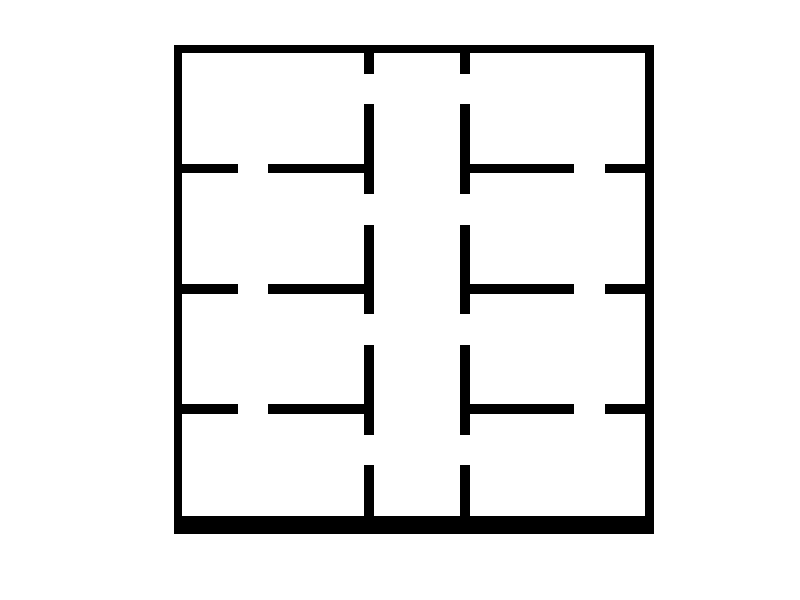
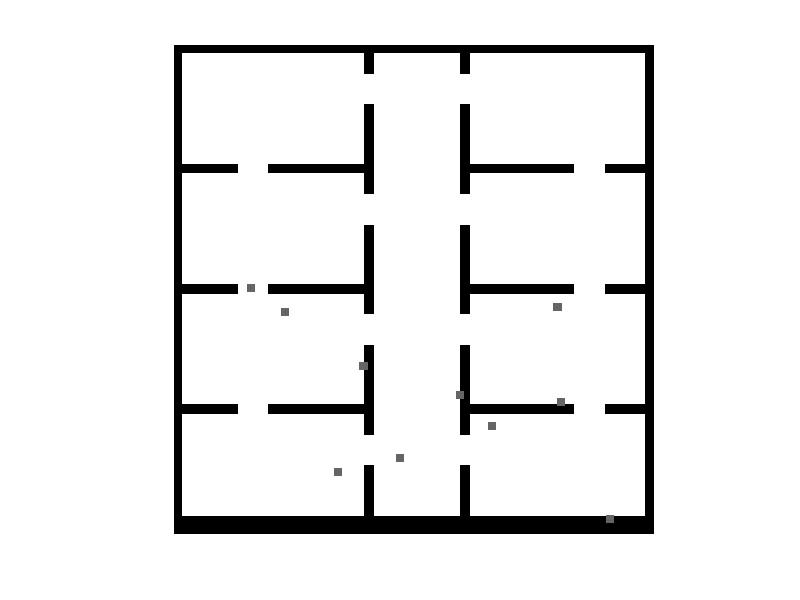

MATLAB code to generate these figures, in order:
w = 300;
h = 300;
room_h = h/4;
door_size = room_h/4;
Map = ones(h, w);
wall_w = 5;

% make border around map
Map(1:h, 1:wall_w) = 0;
Map(1:h, h-wall_w:w) = 0;
Map(1:wall_w, 1:w) = 0;
Map(h-wall_w:h, 1:w) = 0;

% vertical wall
leftcorridor_x = 120;
rightcorridor_x = 180;

% corridor
Map(1:h, leftcorridor_x:leftcorridor_x+wall_w) = 0;
Map(1:h, rightcorridor_x:rightcorridor_x+wall_w) = 0;

% horizontal walls
for i = 1:4
    % left room
    Map(room_h*i:room_h*i+wall_w, 1:leftcorridor_x) = 0;
    % left room vertical door
    Map(room_h*i - (room_h/2) - door_size: room_h*i - (room_h/2),...
        leftcorridor_x:leftcorridor_x+wall_w) = 1;
    % left room horizontal door
    if(i ~=4)
        Map(room_h*i:room_h*i+wall_w, ...
            leftcorridor_x/2-door_size:leftcorridor_x/2) = 1;
    end
    
    % right room
    Map(room_h*i:room_h*i+wall_w, rightcorridor_x:w) = 0;
    % right room vertical door
    Map(room_h*i - (room_h/2) - door_size: room_h*i - (room_h/2),...
        rightcorridor_x:rightcorridor_x+wall_w) = 1;
    % right room horizontal door
    if(i ~=4)
       Map(room_h*i:room_h*i+wall_w, ...
            3*rightcorridor_x/2-door_size:3*rightcorridor_x/2) = 1;
    end
end

figure(1);
imshow(mat2gray(Map));
imwrite(Map,'office_known.pgm');

%% make unknown map
Map_unknown = Map;
num_obstacles = 10;
obstacles_w = 2;
obstacles_h = 2;
obstacles_x = h/2+randperm(h/2, num_obstacles);
obstacles_y = 5+ randperm(w, num_obstacles);
for i = 1:num_obstacles    
    Map_unknown(obstacles_x(i)-obstacles_h:obstacles_x(i) + obstacles_h, obstacles_y(i) - obstacles_w:obstacles_y(i) + obstacles_w) = 0.4;    
end
figure(2);
imshow(mat2gray(Map_unknown));
imwrite(Map_unknown, 'office_unknown.pgm');